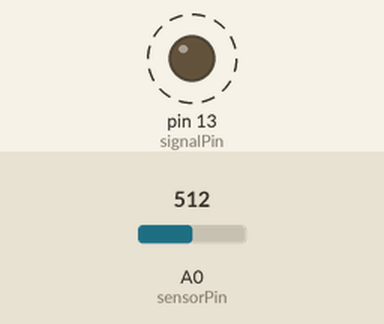
A sketch run on a simulated Arduino Uno, built with avr-gcc and run on an emulated ATmega328P. Parts: output pins drawn as LEDs (lit = HIGH). Dashed ring = blinking. The inputs (shaded band) are chosen by the test bench; at power-on: A0 (sensorPin) = 512.

Above: at 1.8 s.
1.9 s: A0 (sensorPin) set to 492
At 2.8 s:
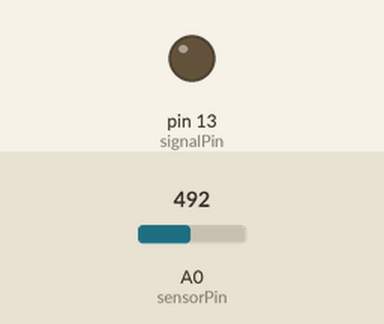
3.4 s: A0 (sensorPin) set to 510
At 3.7 s:
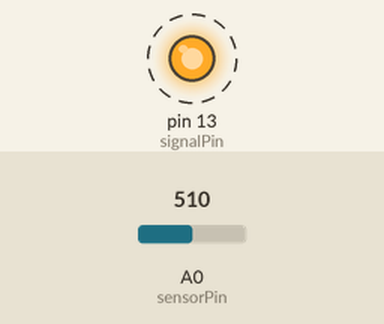
7.4 s: A0 (sensorPin) set to 490
At 8.5 s:
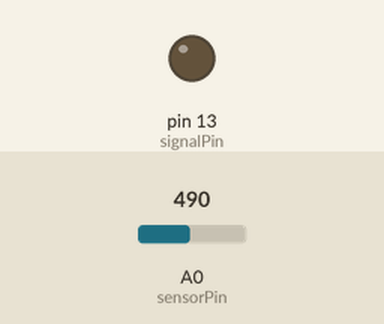
8.9 s: A0 (sensorPin) set to 511
At 9.3 s:
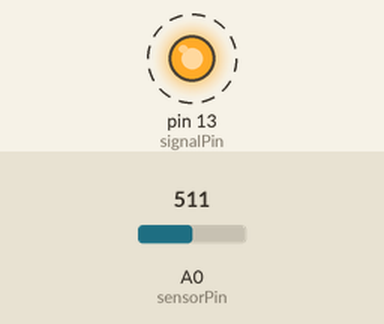
Timing chart, 0 to 13.9 s (numbered marks = the images above; inputs shaded):
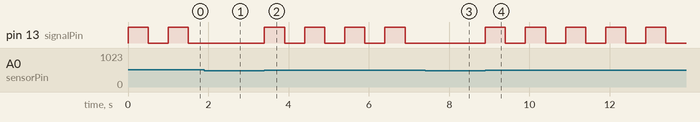

Measured:
- the behaviour switches between 500 and 499 on A0 (sensorPin) (found by bisection; images 0 and 1)
- after the input at 1.9 s, pin 13 (signalPin): stays LOW (without the input it goes to HIGH after 0.10 s)
- after the input at 3.4 s, pin 13 (signalPin): alternates HIGH for 0.50 s and LOW for 0.50 s, starting at once
- after the input at 7.4 s, pin 13 (signalPin): stays LOW (without the input it goes to HIGH after 0.00 s)
- after the input at 8.9 s, pin 13 (signalPin): alternates HIGH for 0.50 s and LOW for 0.50 s, starting at once
- by itself, pin 13 (signalPin): alternates HIGH for 0.50 s and LOW for 0.50 s

The sketch:

plantwaterer-first.ino
```cpp
int signalPin = 13; // signal pins for red light and buzzer
int sensorPin = A0; // signals read signal from soil moisture sensor
int sensorData;     // soil moisture value
const int FLAG;     // date value to compare soil moisture

void setup()
{
    pinMode(signalPin, OUTPUT); // pin13 OUTPUT
    Serial.begin(9600);
}

void loop()
{
    sensorData = analogRead(sensorPin);
    // the more moist the soil, the smaller sensorData is
    //  the drier the soil, the larger sensorData is

    // if sensorData >= 500, the soil is dry, warning
    if (sensorData >= 500)
    {
        digitalWrite(signalPin, HIGH);
        delay(500);
        digitalWrite(signalPin, LOW);
        delay(500);
    }
}
```
